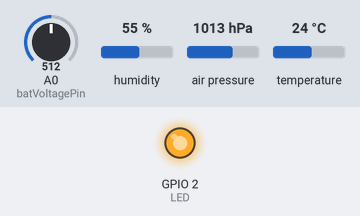
Recording of a program running on a simulated ESP8266 (NodeMCU). Parts: output pins drawn as LEDs (lit = HIGH). Wiring (inferred from the names in the program): BME280 sensor at I2C address 0x76. Inputs (shaded band) come from the test bench; at power-on: A0 (batVoltagePin) = 512, humidity 55 %, air pressure 1013 hPa, temperature 24 °C. WiFi joins after 1.5 s; servers stay silent unless stated; random numbers use the default seed unless the program sets one; no MQTT or app messages arrive unless stated; what the program prints to the serial monitor is not drawn. At 2.2 s the program puts the board to deep sleep or switches it off; the recording ends there.

Above: at 0.1 s.
Timing chart, 0 to 2.2 s (numbered marks = the images above):
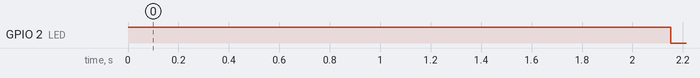

Measured:
- by itself, GPIO 2 (LED): HIGH → LOW at 2.2 s

The program:

main.cpp
```cpp
#include <Arduino.h>

#include <ESP8266WiFi.h>
#include <PubSubClient.h>
#include <ArduinoJson.h>


#define LED 2

#include "Adafruit_BME280.h"

#define BME280_ADDRESS         0x76

#define batVoltagePin A0

#define SLEEP_FOR_MINUTES 15

Adafruit_BME280 bme;

float humidity, temperature, pressure, bat_voltage = 0;
int avg_cycles = 0;


#include "credentials.h"


const int mqttPort = 1883;

// MQTT topics
String publishTopic = "weather" + String(ESP.getChipId());

WiFiClient espClient;
PubSubClient client(espClient);
long lastMsg = 0;
char msg[50];
int value = 0;

String mqttName = "Weather sensor";
String mqttModel = "SolarSense";
String stateTopic = publishTopic + String("/state");


void readAvgSensorValues();

// Connect to Wifi
bool setup_wifi()
{
  delay(10);
  Serial.println();
  Serial.print("Connecting to ");
  Serial.println(ssid);

  WiFi.mode(WIFI_STA);
  WiFi.begin(ssid, password);

  Serial.print("Signal strength: ");
  Serial.println(WiFi.RSSI());

  int connect_timeout = 10; // if it can't connect in 10 seconds give up
  while ((WiFi.status() != WL_CONNECTED) && (connect_timeout>0))
  {
    // read sensor while waiting for wifi
    for (int i=0; i<10; i++) {
      delay(100);
      readAvgSensorValues();
      Serial.printf("RSSI: %i \t Temp: %.1f \t Hum: %.1f \t Pressure: %.1f \t Bat: %.2f\n", WiFi.RSSI(), temperature/avg_cycles, humidity/avg_cycles, pressure/avg_cycles, bat_voltage/avg_cycles);
    }

    Serial.printf("Status %i time-out %i", WiFi.status(), connect_timeout);
    connect_timeout--;
  }

  if (connect_timeout==0) {
    return false; // WiFi connection failed
  }
  randomSeed(micros());

  Serial.println("");
  Serial.println("WiFi connected");
  Serial.println("IP address: ");
  Serial.println(WiFi.localIP());
  return true;
}


void reconnect()
{
  // Loop until we're reconnected
  int retries = 3;
  while (!client.connected() and retries >0)
  {
    Serial.print("Attempting MQTT connection...");

    // Create a random client ID
    String clientId = "ESP32Client-";
    clientId += String(random(0xffff), HEX);

    // Attempt to connect
    if (client.connect(clientId.c_str(), mqttUser, mqttPassword))
    {
      Serial.println("connected");
    }
    else
    {
      Serial.print("failed, rc=");
      Serial.print(client.state());
      Serial.println(" try again in 1 second ");
      Serial.print(retries);
      // Wait 5 seconds before retrying
      delay(1000);
    }
    retries--;
  }
}


void sendMQTTTemperatureDiscoveryMsg() {
  String discoveryTopic = String("homeassistant/sensor/")+publishTopic+String("/temperature/config");

  DynamicJsonDocument doc(1024);
  char buffer[512];

  doc["name"] = "Temperature";
  doc["stat_t"]   = stateTopic;
  doc["state_class"]= "measurement";
  doc["unit_of_meas"] = "°C";
  doc["device_class"] = "temperature";
  doc["frc_upd"] = true;
  doc["value_template"] = "{{ value_json.temperature|default(0) }}";
  doc["uniq_id"] = publishTopic+String("_temperature");

  doc["device"]["identifiers"][0] = publishTopic;
  doc["device"]["name"] = mqttName;
  doc["device"]["model"] = mqttModel;
  doc["device"]["manufacturer"] = "FX";

  size_t n = serializeJson(doc, buffer);
  client.publish(discoveryTopic.c_str(), buffer, n);

}

void sendMQTTHumidityDiscoveryMsg() {
  String discoveryTopic = String("homeassistant/sensor/")+publishTopic+String("/humidity/config");

  DynamicJsonDocument doc(1024);
  char buffer[512];

  doc["name"] = "Humidity";
  doc["stat_t"]   = stateTopic;
  doc["state_class"]= "measurement";

  doc["unit_of_meas"] = "%";
  doc["device_class"] = "humidity";
  doc["frc_upd"] = true;
  doc["value_template"] = "{{ value_json.humidity|default(0) }}";
  doc["uniq_id"] = publishTopic+String("_humidity");

  doc["device"]["identifiers"][0] = publishTopic;
  doc["device"]["name"] = mqttName;
  doc["device"]["model"] = mqttModel;
  doc["device"]["manufacturer"] = "FX";

  size_t n = serializeJson(doc, buffer);
  client.publish(discoveryTopic.c_str(), buffer, n);
}

void sendMQTTVoltageDiscoveryMsg() {
  String discoveryTopic = String("homeassistant/sensor/")+publishTopic+String("/voltage/config");

  DynamicJsonDocument doc(1024);
  char buffer[512];

  doc["name"] = "Voltage";
  doc["stat_t"]   = stateTopic;
  doc["state_class"]= "measurement";

  doc["unit_of_meas"] = "V";
  doc["device_class"] = "voltage";
  doc["frc_upd"] = true;
  doc["value_template"] = "{{ value_json.voltage|default(0) }}";
  doc["uniq_id"] = publishTopic+String("_voltage");

  doc["device"]["identifiers"][0] = publishTopic;
  doc["device"]["name"] = mqttName;
  doc["device"]["model"] = mqttModel;
  doc["device"]["manufacturer"] = "FX";

  size_t n = serializeJson(doc, buffer);
  client.publish(discoveryTopic.c_str(), buffer, n);
}

void sendMQTTPressureDiscoveryMsg() {
  String discoveryTopic = String("homeassistant/sensor/")+publishTopic+String("/pressure/config");

  DynamicJsonDocument doc(1024);
  char buffer[512];

  doc["name"] = "Pressure";
  doc["stat_t"]   = stateTopic;
  doc["state_class"]= "measurement";
  doc["device_class"] = "pressure";
  doc["unit_of_meas"] = "hPa";
  doc["frc_upd"] = true;
  doc["value_template"] = "{{ value_json.pressure|default(0) }}";
  doc["uniq_id"] = publishTopic+String("_pressure");

  doc["device"]["identifiers"][0] = publishTopic;
  doc["device"]["name"] = mqttName;
  doc["device"]["model"] = mqttModel;
  doc["device"]["manufacturer"] = "FX";

  size_t n = serializeJson(doc, buffer);
  client.publish(discoveryTopic.c_str(), buffer, n);
}


void send_autodiscovery() {
  sendMQTTHumidityDiscoveryMsg();
  sendMQTTPressureDiscoveryMsg();
  sendMQTTTemperatureDiscoveryMsg();
  sendMQTTVoltageDiscoveryMsg();
}

void readAvgSensorValues() {
  bat_voltage += 0.00457* analogRead(batVoltagePin);
  humidity += bme.readHumidity();
  temperature += bme.readTemperature();
  pressure += bme.readPressure()/100.0f;

  avg_cycles++;
}

void setup() {

  // put your setup code here, to run once:
  Serial.begin(115200);
  uint32_t Freq = 0;

  pinMode(LED, OUTPUT);
  digitalWrite(LED, HIGH);

  Wire.begin();
  Wire.setClock(100000);
  uint16_t stat = bme.begin(BME280_ADDRESS);
  Serial.print(stat, HEX);
  Serial.println();

  String resetReason = ESP.getResetReason();
  Serial.println(resetReason);

  bool wifi_success = setup_wifi();

  if (!wifi_success) {
    digitalWrite(LED, LOW);
    Serial.println("WiFi connection failed - going to sleep...");
    Serial.flush();
    delay(100);
    digitalWrite(LED, HIGH);
    delay(100);
    digitalWrite(LED, LOW);
    delay(100);
    digitalWrite(LED, HIGH);
    delay(100);
    digitalWrite(LED, LOW);
    delay(100);
    digitalWrite(LED, HIGH);
    delay(100);
    digitalWrite(LED, LOW);

    ESP.deepSleep(SLEEP_FOR_MINUTES*60*1e6);

  }
// setup the mqtt server and callback
  client.setServer(mqttBroker, mqttPort);
  client.setBufferSize(512);
  if (!client.connected()) {
    reconnect();
  }
  client.loop();

  //if (resetReason != "Deep-Sleep Wake")
  {
    Serial.println("First boot: sending autodiscovery...");
    send_autodiscovery();
  }


}

void BME280_Sleep(int device_address) {
  const uint8_t CTRL_MEAS_REG = 0xF4;
  // BME280 Register 0xF4 (control measurement register) sets the device mode, specifically bits 1,0
  // The bit positions are called 'mode[1:0]'. See datasheet Table 25 and Paragraph 3.3 for more detail.
  // Mode[1:0]  Mode
  //    00      'Sleep'  mode
  //  01 / 10   'Forced' mode, use either '01' or '10'
  //    11      'Normal' mode
  Serial.println("BME280 to Sleep mode...");
  Wire.beginTransmission(device_address);
  Wire.requestFrom(device_address, 1);
  uint8_t value = Wire.read();
  value = (value & 0xFC) + 0x00;         // Clear bits 1 and 0
  Wire.write((uint8_t)CTRL_MEAS_REG);    // Select Control Measurement Register
  Wire.write((uint8_t)value);            // Send 'XXXXXX00' for Sleep mode
  Wire.endTransmission();
}

void loop() {

  if (!client.connected()) {
    reconnect();
  }
  client.loop();
  digitalWrite(LED, LOW);

  char msgString[20];


  DynamicJsonDocument doc(1024);
  char buffer[256];
  readAvgSensorValues();
  humidity /= avg_cycles;
  temperature /= avg_cycles;
  pressure /= avg_cycles;
  bat_voltage /= avg_cycles;

  doc["humidity"]      = String(humidity, 2);
  doc["temperature"]   = String(temperature, 2);
  doc["pressure"]      = String(pressure, 2);
  doc["voltage"]      =  String(bat_voltage, 3);

  Serial.printf("Temp: %.1f \t Hum: %.1f \t Pressure: %.1f \t Bat: %.2f\n", temperature, humidity, pressure, bat_voltage);

  size_t n = serializeJson(doc, buffer);

  Serial.println("publishing topic "+publishTopic);
  bool published = client.publish(stateTopic.c_str(), buffer, n);


//  esp_sleep_enable_timer_wakeup(600*1000000);
  Serial.println("Going to sleep now");
  BME280_Sleep(BME280_ADDRESS);
  delay(50);
  Serial.flush();
  ESP.deepSleep(SLEEP_FOR_MINUTES*60*1e6);
//  esp_deep_sleep_start();
}
```

credentials_template.h
```cpp
// Change this to point to your Wifi Credentials
const char *ssid = "<your-wifi>";
const char *password = "<your-wifi-password>";
// Your MQTT broker ID
const char *mqttBroker = "192.168.xx.xx"; // IP address of your MQTT broker
const char *mqttUser = "";                // user name and password for MQTT
const char *mqttPassword = "";
```
